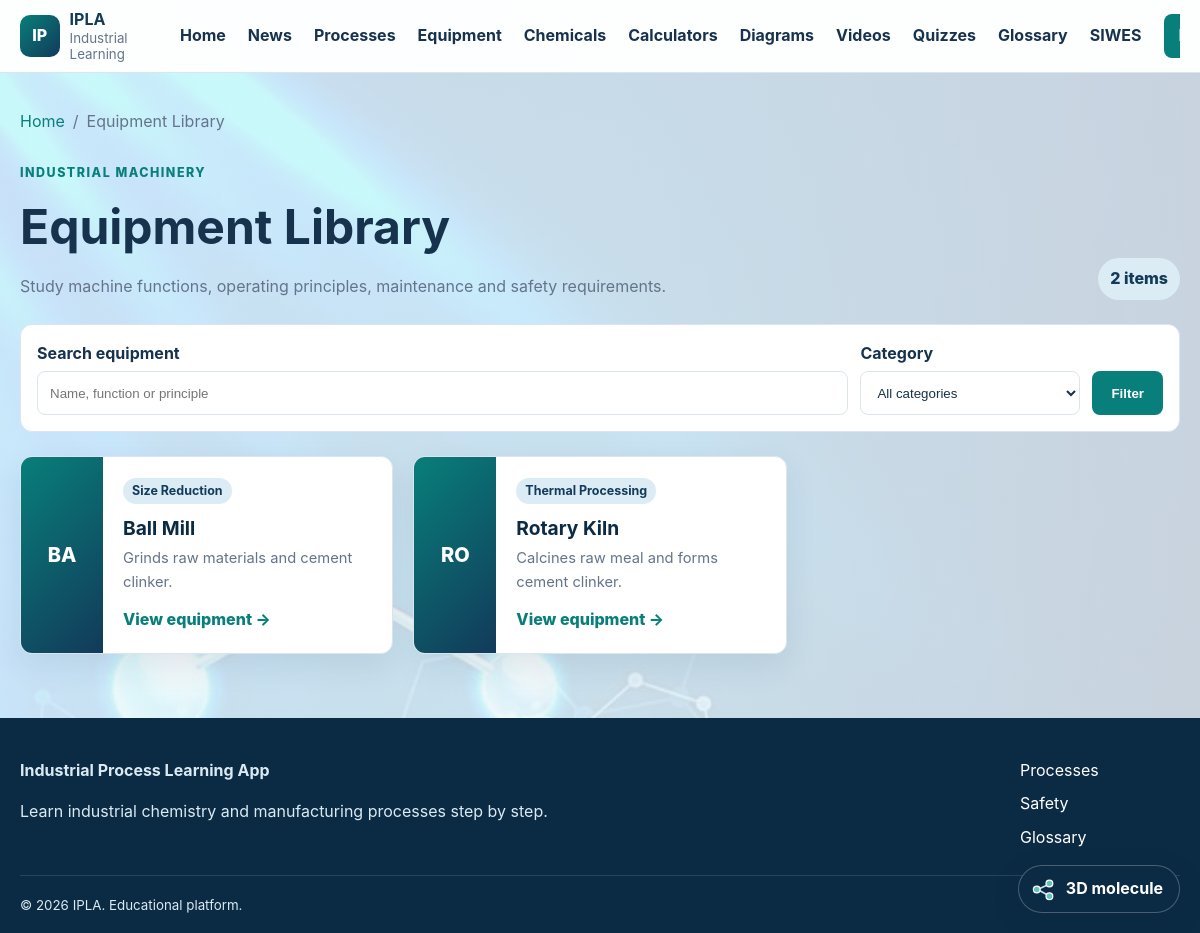
The page /equipment/index.php on the database its author committed.
### tables this page shows
CREATE TABLE equipment (
    id BIGINT UNSIGNED AUTO_INCREMENT PRIMARY KEY,
    name VARCHAR(150) NOT NULL UNIQUE,
    category VARCHAR(100) NULL,
    description TEXT NULL,
    function TEXT NULL,
    working_principle TEXT NULL,
    main_parts TEXT NULL,
    maintenance TEXT NULL,
    safety_precautions TEXT NULL,
    image VARCHAR(255) NULL,
    created_at TIMESTAMP NOT NULL DEFAULT CURRENT_TIMESTAMP,
    updated_at TIMESTAMP NOT NULL DEFAULT CURRENT_TIMESTAMP ON UPDATE CURRENT_TIMESTAMP
);

### config/functions.php (called while the page is built, shortened)
<?php
function e(?string $value): string
{
    return htmlspecialchars($value ?? '', ENT_QUOTES | ENT_SUBSTITUTE, 'UTF-8');
}
function url(string $path = ''): string
{
    $path = '/' . ltrim($path, '/');
    return IPLA_BASE_URL === '' ? $path : IPLA_BASE_URL . $path;
}

### equipment/index.php (the view, shortened to what this page needs)
<?php
require_once dirname(__DIR__) . '/config/database.php';
require_once dirname(__DIR__) . '/config/functions.php';
$query = trim((string) ($_GET['q'] ?? ''));
$sql = 'SELECT id,name,category,description,function,image FROM equipment WHERE 1=1';
$parameters = [];
$sql .= ' ORDER BY name ASC';
$statement = $pdo->prepare($sql);
$statement->execute($parameters);
$equipmentItems = $statement->fetchAll();
require dirname(__DIR__) . '/includes/header.php';
?>
<main id="main-content" class="container module-page">
    <nav class="breadcrumbs" aria-label="Breadcrumb">
        <a href="<?= e(url('/index.php')) ?>">Home</a>
        <span aria-hidden="true">/</span>
        <span>Equipment Library</span>
    </nav>
    <header class="module-heading">
        <div>
            <span class="section-kicker">Industrial machinery</span>
            <h1>Equipment Library</h1>
            <p>Study machine functions, operating principles, maintenance and safety requirements.</p>
        </div>
        <span class="module-count"><?= count($equipmentItems) ?> item<?= count($equipmentItems) === 1 ? '' : 's' ?></span>
    </header>
    <form class="process-filter equipment-filter" method="get" action="<?= e(url('/equipment/index.php')) ?>">
        <div>
            <label for="equipment-search">Search equipment</label>
            <input class="form-control" id="equipment-search" name="q" type="search" value="<?= e($query) ?>" placeholder="Name, function or principle">
        </div>
        <div>
            <label for="equipment-category">Category</label>
            <select class="form-control" id="equipment-category" name="category">
                <option value="">All categories</option>
            </select>
        </div>
        <button class="button button-primary" type="submit">Filter</button>
    </form>
    <?php if ($equipmentItems): ?>
        <div class="library-grid">
            <?php foreach ($equipmentItems as $item): ?>
                <article class="card library-card">
                    <div class="library-card-icon" aria-hidden="true"><?= e(strtoupper(substr($item['name'], 0, 2))) ?></div>
                    <div class="card-body">
                        <?php if (!empty($item['category'])): ?>
                            <span class="badge"><?= e($item['category']) ?></span>
                        <?php endif; ?>
                        <h2><a href="<?= e(url('/equipment/view.php?id=' . $item['id'])) ?>"><?= e($item['name']) ?></a></h2>
                        <p><?= e($item['function'] ?: $item['description'] ?: 'Explore this industrial equipment in detail.') ?></p>
                        <a class="text-link" href="<?= e(url('/equipment/view.php?id=' . $item['id'])) ?>">View equipment →</a>
                    </div>
                </article>
            <?php endforeach; ?>
        </div>
    <?php endif; ?>
</main>
<?php require dirname(__DIR__) . '/includes/footer.php'; ?>

### assets/css/style.css (style rules this page uses)
:root { --navy: #123a5a; --navy-dark: #0b2a43; --teal: #087f7a; --orange: #e6a23c; --sky: #dcecf4; --ink: #17324d; --muted: #64748b; --surface: #ffffff; --background: #f4f7fa; --border: #dce5ec; --success: #1e7e34; --danger: #b42318; --shadow: 0 12px 32px rgba(18, 58, 90, 0.09); --radius: 12px; }
* { box-sizing: border-box; }
html { scroll-behavior: smooth; }
body { margin: 0; font-family: Inter, "Segoe UI", Arial, sans-serif; color: var(--ink); background-color: var(--background); background-image: linear-gradient(rgba(244,247,250,.82), rgba(244,247,250,.82)), var(--page-background-image, url("../images/industrial-chemistry-background.svg")); background-position: center top; background-repeat: no-repeat; background-size: cover; background-attachment: fixed; line-height: 1.6; }
.page-background-5 { --page-background-image: url("../../images/h.jpeg"); }
a { color: var(--teal); text-decoration: none; }
.container { width: min(1160px, calc(100% - 32px)); margin-inline: auto; }

### assets/css/components.css (style rules this page uses)
.button { display: inline-flex; align-items: center; justify-content: center; min-height: 44px; padding: 10px 18px; border-radius: 8px; border: 1px solid transparent; font-weight: 750; cursor: pointer; }
.button-primary { color: white !important; background: var(--teal); }
.card { border: 1px solid var(--border); border-radius: var(--radius); background: var(--surface); box-shadow: var(--shadow); }
.card-body { padding: 20px; }
.badge { display: inline-block; padding: 3px 9px; border-radius: 999px; color: var(--navy); background: var(--sky); font-size: .78rem; font-weight: 750; }
.form-control { width: 100%; min-height: 44px; padding: 9px 12px; border: 1px solid var(--border); border-radius: 8px; color: var(--ink); background: white; }
.hero-kicker, .section-kicker { text-transform: uppercase; letter-spacing: .12em; font-size: .78rem; font-weight: 800; }
.section-kicker { color: var(--teal); }
.text-link { font-weight: 800; }
.breadcrumbs { display: flex; flex-wrap: wrap; gap: 8px; margin-bottom: 24px; color: var(--muted); }
.breadcrumbs a { color: var(--teal); }
.module-heading { display: flex; align-items: end; justify-content: space-between; gap: 20px; margin-bottom: 24px; }
.module-heading h1 { margin: 5px 0 8px; font-size: clamp(2rem, 4vw, 3rem); }
.module-heading p { margin: 0; color: var(--muted); }
.module-count { padding: 8px 12px; border-radius: 999px; color: var(--navy); background: var(--sky); font-weight: 800; white-space: nowrap; }
.process-filter { display: grid; grid-template-columns: minmax(0,1fr) 220px auto; align-items: end; gap: 12px; margin-bottom: 24px; padding: 16px; border: 1px solid var(--border); border-radius: var(--radius); background: white; }
.process-filter label { display: block; margin-bottom: 5px; font-weight: 750; }
.module-page { padding-top: 36px; }
.equipment-filter { grid-template-columns: minmax(0,1fr) 220px auto; }
.library-grid { display: grid; grid-template-columns: repeat(3,minmax(0,1fr)); gap: 20px; }
.library-card { display: grid; grid-template-columns: 82px minmax(0,1fr); overflow: hidden; }
.library-card-icon,.equipment-hero-icon { display: grid; place-items: center; color: white; font-weight: 850; background: linear-gradient(135deg,var(--teal),var(--navy)); }
.library-card-icon { min-height: 100%; font-size: 1.25rem; }
.library-card h2 { margin: 12px 0 7px; font-size: 1.2rem; line-height: 1.25; }
.library-card h2 a { color: var(--navy-dark); }
.library-card p { min-height: 48px; margin: 0 0 12px; color: var(--muted); font-size: .92rem; }

### assets/css/responsive-improvements.css (style rules this page uses)
:root { --tap-target: 44px; }
html, body { max-width: 100%; overflow-x: hidden; }
body { -webkit-text-size-adjust: 100%; }
main, .admin-content, .process-content, .equipment-content, .calculator-layout, .profile-layout, .certificates-page, .search-page { min-width: 0; }
textarea, select, input, button { max-width: 100%; }
.button, .nav-toggle, .admin-actions button, .admin-actions select { min-height: var(--tap-target); }
.search-bar, .process-filter, .diagram-filter, .equipment-filter, .video-filter, .quiz-filter, .glossary-filter, .news-filter, .bookmark-filter, .certificate-verification-row { width: 100%; }

### rows shown on the page
equipment: name "BA", category "Size Reduction", name "Ball Mill", function "Grinds raw materials and cement clinker."
equipment: name "RO", category "Thermal Processing", name "Rotary Kiln", function "Calcines raw meal and forms cement clinker."

### other values the page prints
IPLA_APP_SHORT_NAME "IPLA"
count($equipmentItems) "2"
IPLA_APP_NAME "Industrial Process Learning App"
